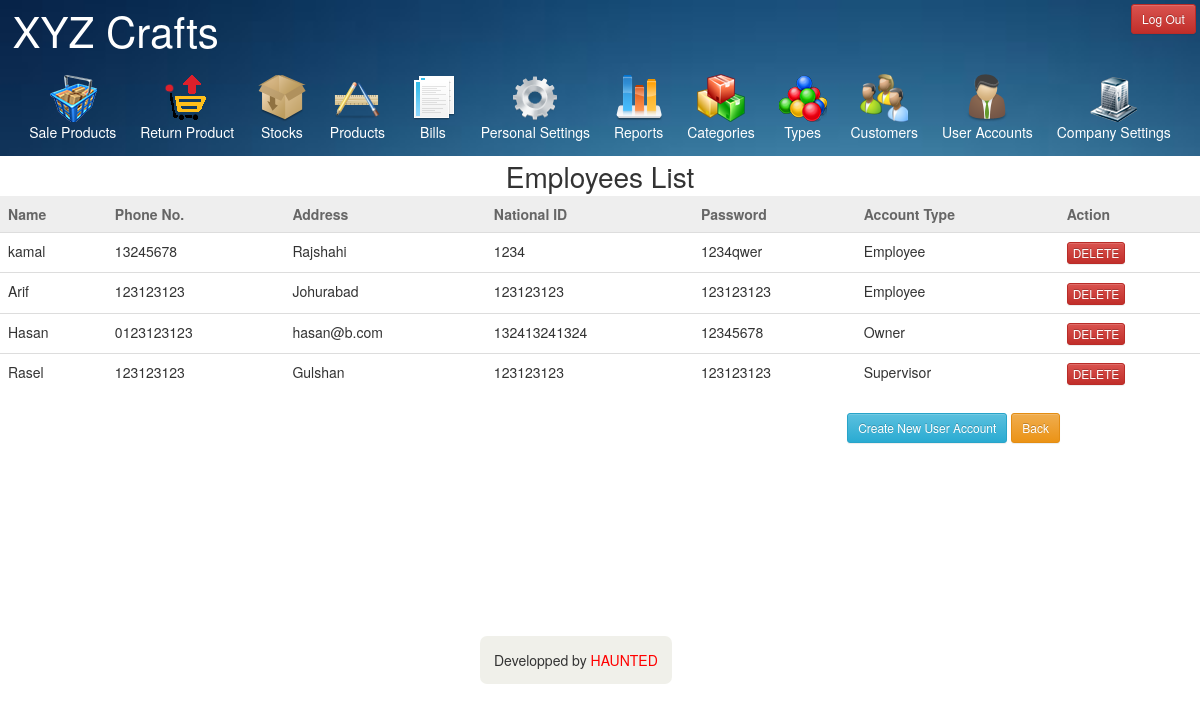
Screenshot of /employees.php (signed in) with the database file from the repository.
### tables this page shows
CREATE TABLE IF NOT EXISTS `company` (
  `company_id` int(11) NOT NULL AUTO_INCREMENT,
  `company_name` varchar(50) NOT NULL,
  `company_logo` varchar(100) DEFAULT NULL,
  PRIMARY KEY (`company_id`)
);

CREATE TABLE IF NOT EXISTS `accounts` (
  `account_id` int(11) NOT NULL AUTO_INCREMENT,
  `employee_no` varchar(15) DEFAULT NULL,
  `employee_name` varchar(50) NOT NULL,
  `employee_phone` varchar(15) DEFAULT NULL,
  `employee_address` varchar(100) DEFAULT NULL,
  `employee_national_id` varchar(50) DEFAULT NULL,
  `password` varchar(50) NOT NULL,
  `is_admin` int(1) NOT NULL,
  PRIMARY KEY (`account_id`)
);

### employees.php (the view, shortened to what this page needs)
<?php
	require 'mask.php';
	$adminId=$_SESSION['id'];
	$sql="SELECT * FROM accounts WHERE account_id!='$adminId' AND (is_admin='0' OR is_admin>(SELECT is_admin FROM accounts WHERE account_id='$adminId')) ORDER BY is_admin";
	$result=mysql_query($sql);
	if(mysql_num_rows($result)){
		echo "
		<div id='tableTitleDiv'>
		Employees List
		</div>
		";
		echo"
		<table class='table table-responsive sortable'>
			<thead>
				<tr>
					<td>Name</td>
					<td>Phone No.</td>
					<td>Address</td>
					<td>National ID</td>
					<td>Password</td>
					<td>Account Type</td>
					<td>Action</td>
				</tr>
			</thead>
			<tbody>
		";
		while($row=mysql_fetch_array($result)){
			$name=$row['employee_name'];
			$phone=$row['employee_phone'];
			$address=$row['employee_address'];
			$nationalId=$row['employee_national_id'];
			$password=$row['password'];
			$id=$row['account_id'];
			$typeNo=$row['is_admin'];
			if($typeNo==='0'){
				$type="Employee";
			}else if($typeNo==='1'){
				$type="Admin";
			}else if($typeNo==='2'){
				$type="Owner";
			}else if($typeNo==='3'){
				$type="Supervisor";
			}else{
				$type="N/A";
			}
			echo "
				<tr>
					<td>$name</td>
					<td>$phone</td>
					<td>$address</td>
					<td>$nationalId</td>
					<td>$password</td>
					<td>$type</td>
					<td><input type='button' value='DELETE' onclick='deleteEmployee($id);' class='btn btn-danger btn-xs'></td>
				</tr>
			";
		}
		echo"
			</tbody>
		</table>
		";
	}else{
		echo "No employees found.<br>";
	}
?>
<!DOCTYPE html>
<html>
<head>
</head>
<body>
	<div id="tableButtons">
		<form action="<?php echo htmlspecialchars($_SERVER["PHP_SELF"]);?>" method="post">
			<a class="btn btn-sm btn-info" href="#employeeForm" role="button" data-toggle="modal" id="createNewCategoryButton">Create New User Account</a>
			<a href="javascript:history.back()" class="btn btn-warning btn-sm">Back</a>
		</form>
	</div>
</body>
</html>

### mask.php (shortened to what this page needs)
<?php
  function showTitle(){
    $sql="SELECT company_name FROM company";
    $result=mysql_query($sql);
    $row=mysql_fetch_array($result);
    $companyName=$row['company_name'];
    echo $companyName;
  }
  function showLogOutButton(){
    if(isset($_SESSION['id'])){
      echo '<input type="button" class="btn btn-sm btn-danger" role="button" id="signOutButton" value="Log Out" onClick="logOut();" /></p>';
    }
  }
?>
<!DOCTYPE html>
<html>
<head>
  <link rel="stylesheet" type="text/css" href="apiFiles/bootstrap.css">
  <link rel="stylesheet" type="text/css" href="apiFiles/bootstrap-theme.css">
  <link rel="stylesheet" type="text/css" href="css/pageStyle.css">
</head>
<body>
  <div id="header">
    <a href="panel.php" id="titleText"><?php showTitle(); ?></a>
    <div id="logOutDiv"><?php showLogOutButton(); ?></div>
  <div id="ribonBar">
  <div id="ribons">
    <a href="sale.php">
      <img src="images/sale.png">
      <div>Sale Products</div>
    </a>
    <a href="returnProduct.php">
      <img src="images/returnProduct.png">
      <div>Return Product</div>
    </a>
    <a href="stocks.php">
      <img src="images/stocks.png">
      <div>Stocks</div>
    </a>
    <a href="products.php">
      <img src="images/products.png">
      <div>Products</div>
    </a>
    <a href="bill.php">
      <img src="images/bills.png">
      <div>Bills</div>
    </a>
    <a href="accountSettings.php">
      <img src="images/accountSettings.png">
      <div>Personal Settings</div>
    </a>
    <?php
      if(isset($_SESSION['id'])){
        $id=$_SESSION['id'];
        $sql="SELECT is_admin FROM accounts WHERE account_id='$id'";
        $result=mysql_query($sql);
        $row=mysql_fetch_array($result);
        if($row['is_admin']==='1'){
          echo'
    <a href="reports.php">
      <img src="images/reports.png">
      <div>Reports</div>
    </a>
    <a href="categories.php" id="categories">
      <img src="images/categories.png">
      <div>Categories</div>
    </a>
    <a href="types.php">
      <img src="images/types.png">
      <div>Types</div>
    </a>
    <a href="customers.php">
      <img src="images/customers.png">
      <div>Customers</div>
    </a>
    <a href="employees.php">
      <img src="images/employees.png">
      <div>User Accounts</div>
    </a>
    <a href="companySettings.php">
      <img src="images/company.png">
      <div>Company Settings</div>
    </a>
          ';
        }else if($row['is_admin']==='2'){
          echo'
    <a href="reports.php">
      <img src="images/reports.png">
      <div>Reports</div>
    </a>
    <a href="categories.php" id="categories">
      <img src="images/categories.png">
      <div>Categories</div>
    </a>
    <a href="types.php">
      <img src="images/types.png">
      <div>Types</div>
    </a>
    <a href="customers.php">
      <img src="images/customers.png">
      <div>Customers</div>
    </a>
    <a href="employees.php">
      <img src="images/employees.png">
      <div>User Accounts</div>
    </a>
          ';
        }else if($row['is_admin']==='3'){
          echo'
    <a href="reports.php">
      <img src="images/reports.png">
      <div>Reports</div>
    </a>
    <a href="categories.php" id="categories">
      <img src="images/categories.png">
      <div>Categories</div>
    </a>
    <a href="types.php">
      <img src="images/types.png">
      <div>Types</div>
    </a>
    <a href="customers.php">
      <img src="images/customers.png">
      <div>Customers</div>
    </a>
          ';
        }
      }
    ?>
  </div>
  </div>
  </div>
  <div id="footerDiv">
    Developped by <span id="footerSpan">HAUNTED</span>
  </div>
</body>
</html>

### css/pageStyle.css (style rules this page uses)
table.sortable thead { background-color:#eee; color:#666666; font-weight: bold; cursor: default; }
#header { width: 100%; height: auto; background-image: url('../images/blueBack2.JPG'); background-size: 100%; }
#titleText { text-decoration: none; color: white; font-size: 3em; padding: 0.3em; }
#logOutDiv { float: right; padding: 0.3em; }
#ribons { text-align:center; }
#ribons a { margin:0px 10px; display:inline-block; text-decoration:none; color:white; }
#ribonBar { padding: 1em; }
#tableTitleDiv { font-size: 2em; text-align: center; }
#tableButtons { float: right; margin-right: 10em; }
#footerDiv { position: fixed; z-index: -10; margin:40% 0 0 40%; background-color: rgba(180,180,150,0.2); padding: 1em; border-radius: 0.5em; }
#footerSpan { color: red; }

### rows the page displays
company: company_name "XYZ Crafts"
accounts: employee_name "kamal", employee_phone "13245678", employee_address "Rajshahi", employee_national "1234", password "1234qwer", is_admin "Employee"
accounts: employee_name "Arif", employee_phone "123123123", employee_address "Johurabad", employee_national "123123123", password "123123123", is_admin "Employee"
accounts: employee_name "Hasan", employee_phone "0123123123", employee_address "hasan@b.com", employee_national "132413241324", password "12345678", is_admin "Owner"
accounts: employee_name "Rasel", employee_phone "123123123", employee_address "Gulshan", employee_national "123123123", password "123123123", is_admin "Supervisor"
